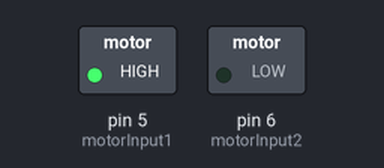
The sketch below on a simulated Arduino Uno, built with avr-gcc and run on an emulated ATmega328P. Shown: switched loads named in the sketch (green lamp = pin HIGH).

Above: at 0.1 s.
Timing chart, 0 to 1.6 s (numbered marks = the images above):
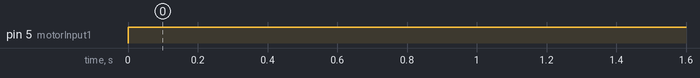

Measured:
- by itself, pin 5 (motorInput1): LOW → HIGH at 0.00 s

The sketch:

motors.ino
```cpp
#define motorInput1 5 //pwm pins
#define motorInput2 6 //5 and 6

const int motorsSpeed = 800;


void setup() {
  // put your setup code here, to run once:
  pinMode(motorInput1, OUTPUT);
  pinMode(motorInput2, OUTPUT);
}

void loop() {
  // put your main code here, to run repeatedly:
  motorsRunFwdFull();
}

void motorsRunFwd(){
  analogWrite(motorInput2, motorsSpeed);
  analogWrite(motorInput1, 0);
}

void motorsRunBwd(){
  analogWrite(motorInput1, motorsSpeed);
  analogWrite(motorInput2, 0);
}

void motorsRunFwdFull(){
  digitalWrite(motorInput1, HIGH);
  digitalWrite(motorInput2, LOW);
}
```
